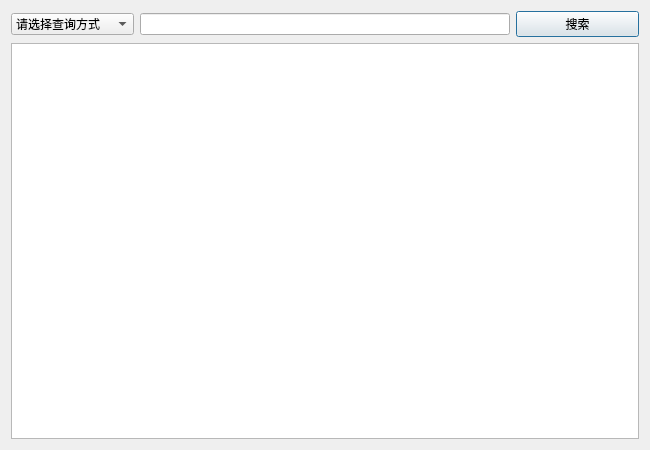
<?xml version="1.0" encoding="UTF-8"?>
<ui version="4.0">
 <class>query</class>
 <widget class="QDialog" name="query">
  <property name="geometry">
   <rect>
    <x>0</x>
    <y>0</y>
    <width>650</width>
    <height>450</height>
   </rect>
  </property>
  <property name="windowTitle">
   <string>Dialog</string>
  </property>
  <layout class="QVBoxLayout" name="verticalLayout">
   <item>
    <layout class="QHBoxLayout" name="horizontalLayout" stretch="2,6,2">
     <item>
      <widget class="QComboBox" name="cbb_method">
       <item>
        <property name="text">
         <string>请选择查询方式</string>
        </property>
       </item>
       <item>
        <property name="text">
         <string>按姓名查询</string>
        </property>
       </item>
       <item>
        <property name="text">
         <string>按学号查询</string>
        </property>
       </item>
       <item>
        <property name="text">
         <string>按院系查询</string>
        </property>
       </item>
      </widget>
     </item>
     <item>
      <widget class="QLineEdit" name="le_cnt"/>
     </item>
     <item>
      <widget class="QPushButton" name="btn_serch">
       <property name="text">
        <string>搜索</string>
       </property>
      </widget>
     </item>
    </layout>
   </item>
   <item>
    <widget class="QTableView" name="tableView"/>
   </item>
  </layout>
 </widget>
 <resources/>
 <connections/>
</ui>
